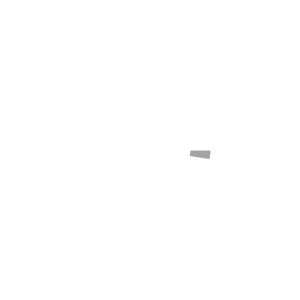
Frame 1 (no input)
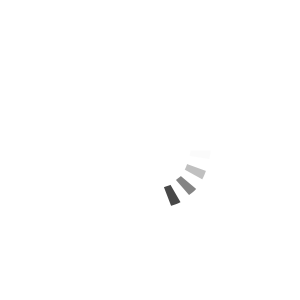
Frame 60 (the mouse pressed at the canvas centre just before this capture)
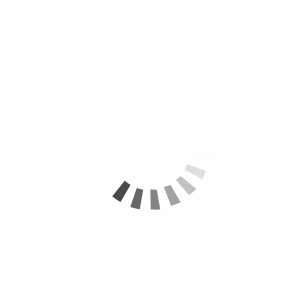
Frame 120 (the mouse held since frame 60 and released just before this capture)

The Processing sketch that drew these frames (run headless with seeded random() and noise(); from frame 60 on, the mouse is pressed at the canvas centre):

// Processing sketch: processing_66960
// ── processing_66960.pde

float Count;
float t;



void setup(){
  smooth();
  background(255);
  size(300,300);
  noFill();
  strokeCap(SQUARE);
  frameRate(120);
}


void draw(){
   
  background(255);
  if (frameCount>=360){
     for (int i=frameCount-360;i<=frameCount;i+=20){
        float angle=radians(i);
        t=255 - 255*(frameCount-i)/360 ;
        noFill();
        strokeWeight(20);
        stroke(#484848,t);
        arc(150,150,100,100,angle,angle+PI/20);
  } 
  }

  if (frameCount<360){
    for (int i=0;i<=frameCount;i+=20){
      float angle=radians(i);
      t=255 - 255*(frameCount-i)/( frameCount+1);
      noFill();
      strokeWeight(20);
      stroke(#484848,t);
      arc(150,150,100,100,angle,angle+PI/20);
  }
  }
  
  println(frameCount);
}
